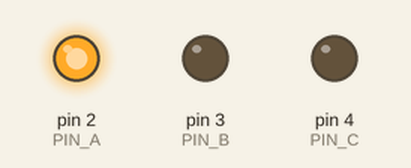
Simulated run of this sketch. Board: Arduino Uno, built with avr-gcc and run on an emulated ATmega328P. Parts: output pins drawn as LEDs (lit = HIGH).

Above: at 0.5 s.
At 1.5 s:
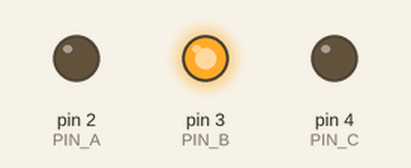
At 5.5 s:
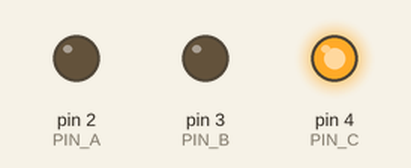
Timing chart, 0 to 6.9 s (numbered marks = the images above):
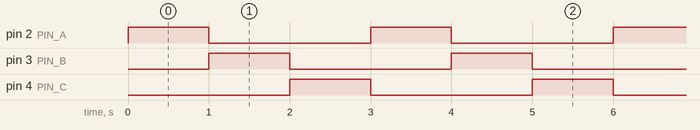

The sketch:

lab_3_program_1_b1.ino
```cpp
// C++ code
//


// Global Variables for Program 1B (P1-B)
int delay_2 = 1000;
int PIN_A = 2;
int PIN_B = 3;
int PIN_C = 4;
int total_loop = 10;
int current_loop = 0;

void setup()
{
  // For P1-B
  pinMode(PIN_A, OUTPUT);
  pinMode(PIN_B, OUTPUT);
  pinMode(PIN_C, OUTPUT);
}

void loop()
{
  // Logic Sketch for P-1B

  if(current_loop < total_loop){
  	blinking_function(PIN_A, delay_2);
  	blinking_function(PIN_B, delay_2);
  	blinking_function(PIN_C, delay_2);

    current_loop++ ;
  }


}

// Function for P-1B
void blinking_function (int PIN_NUMBER, int DELAY){
    digitalWrite(PIN_NUMBER,HIGH);
    delay(DELAY);
    digitalWrite(PIN_NUMBER, LOW);
}
```

Measured:
- by itself, pin 2 (PIN_A), pin 3 (PIN_B), pin 4 (PIN_C): alternates HIGH for 1.0 s and LOW for 2.0 s, 20 changes in all, then stays LOW
- by itself, everything shown: repeats every 3.0 s, in 4 steps
